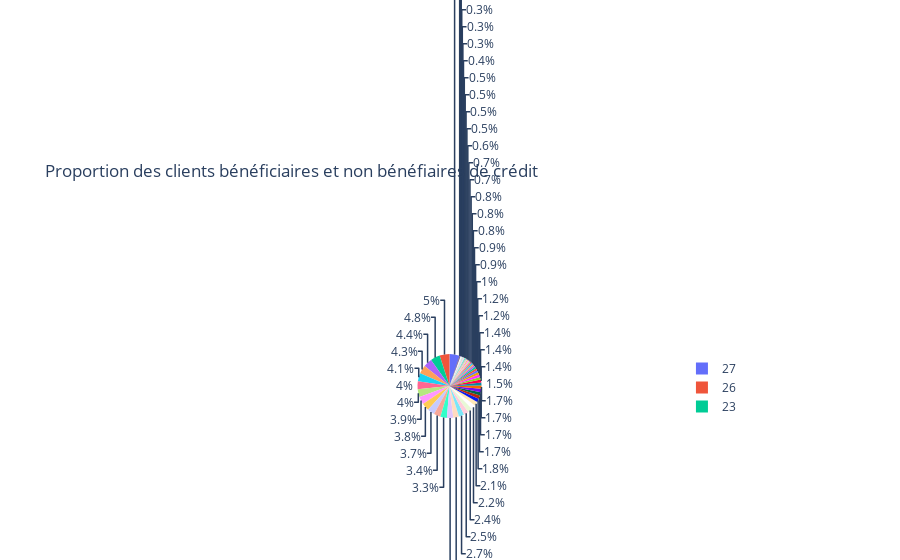

Notebook code cell kept with this figure:
### Code cell
PX.pie(german, "Age", title = "Proportion des clients bénéficiaires et non bénéfiaires de crédit")

### Figure 1 — Plotly figure (JSON) as saved in the notebook; plotly's stock layout.template omitted (floating-point values rounded to 4 significant figures; data arrays with more than 128 entries replaced by an {"elided": "..."} marker saying what was removed)
{"data": [{"domain": {"x": [0, 1], "y": [0, 1]}, "hovertemplate": "Age=%{label}<extra></extra>", "labels": {"elided": "1000 int values"}, "legendgroup": "", "name": "", "showlegend": true, "type": "pie"}], "layout": {"legend": {"tracegroupgap": 0}, "title": {"text": "Proportion des clients bénéficiaires et non bénéfiaires de crédit"}}}
